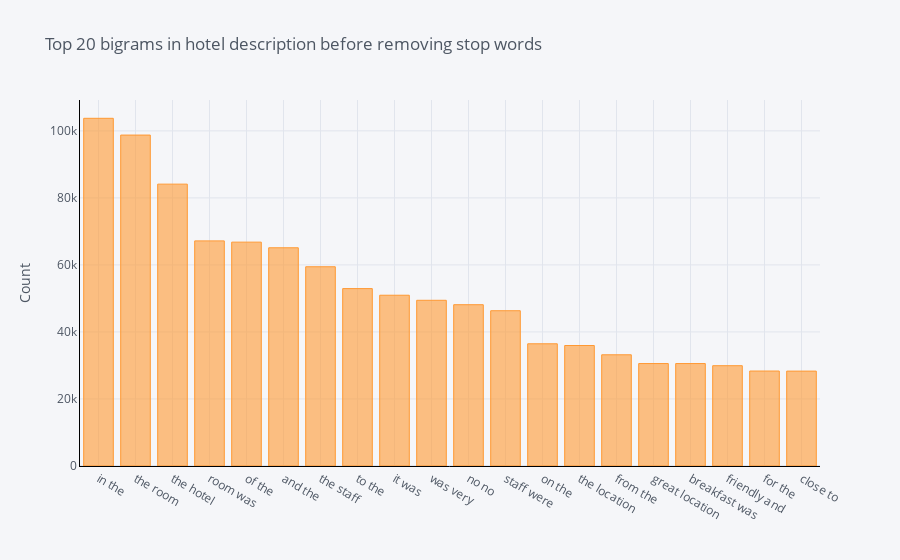

Here is the notebook cell this chart was saved with:
### Code cell
# bi-gram without stop words
common_words = get_top_n_words(hotel_review['review_text'], 20,y=(2,2))
df3 = pd.DataFrame(common_words, columns = ['review_text' , 'count'])
df3.groupby('review_text').sum()['count'].sort_values(ascending=False).iplot(kind='bar', yTitle='Count', linecolor='black', title='Top 20 bigrams in hotel description before removing stop words')

### Figure 1 — Plotly figure (JSON) as saved in the notebook; plotly's stock layout.template omitted (floating-point values rounded to 4 significant figures)
{"data": [{"marker": {"color": "rgba(255, 153, 51, 0.6)", "line": {"color": "rgba(255, 153, 51, 1.0)", "width": 1}}, "name": "count", "orientation": "v", "text": "", "type": "bar", "x": ["in the", "the room", "the hotel", "room was", "of the", "and the", "the staff", "to the", "it was", "was very", "no no", "staff were", "on the", "the location", "from the", "great location", "breakfast was", "friendly and", "for the", "close to"], "y": [103751, 98746, 84106, 67170, 66797, 65117, 59455, 52935, 50956, 49446, 48127, 46334, 36466, 35955, 33183, 30571, 30569, 29930, 28342, 28317]}], "layout": {"legend": {"bgcolor": "#F5F6F9", "font": {"color": "#4D5663"}}, "paper_bgcolor": "#F5F6F9", "plot_bgcolor": "#F5F6F9", "title": {"font": {"color": "#4D5663"}, "text": "Top 20 bigrams in hotel description before removing stop words"}, "xaxis": {"gridcolor": "#E1E5ED", "linecolor": "black", "showgrid": true, "tickfont": {"color": "#4D5663"}, "title": {"font": {"color": "#4D5663"}, "text": ""}, "zerolinecolor": "#E1E5ED"}, "yaxis": {"gridcolor": "#E1E5ED", "linecolor": "black", "showgrid": true, "tickfont": {"color": "#4D5663"}, "title": {"font": {"color": "#4D5663"}, "text": "Count"}, "zerolinecolor": "#E1E5ED"}}}
